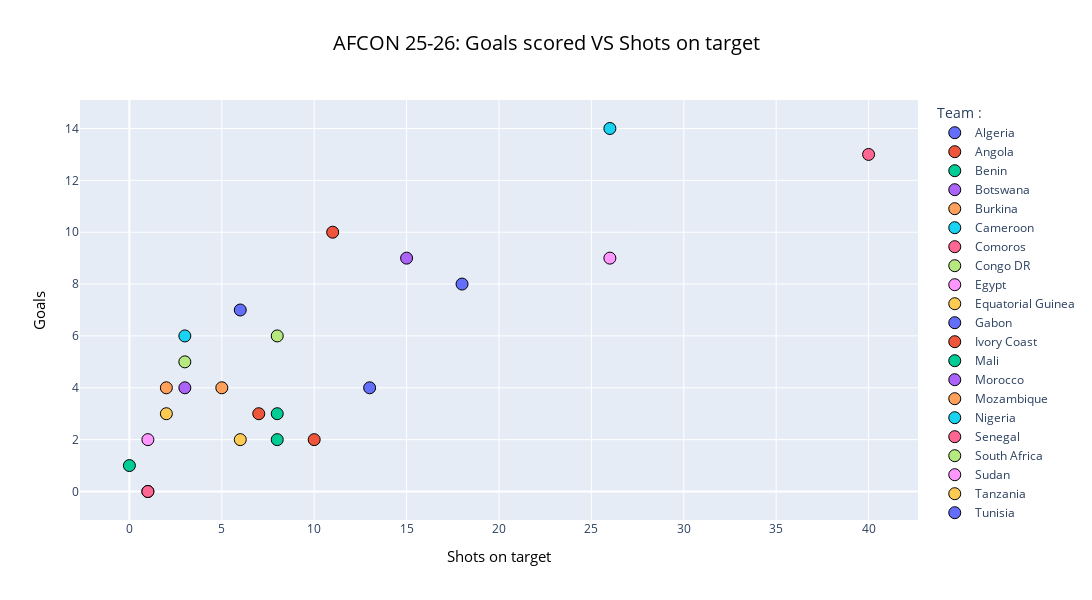

The code cell stored with this chart in its notebook:
### Code cell
# goals VS shots on target 
shots_on_target=team_stat.groupby("Team")["Shots on target"].sum()
fig=px.scatter(x=shots_on_target,y=goals,title="AFCON 25-26: Goals scored VS Shots on target ",color=goals.index, labels={"x": "Shots on target","y":"Goals","color":"Team"})
fig.update_layout(width=1200,height=600,legend_title_text="Team :",title_x=0.5,title_font=dict(size=20,color="black"),xaxis_title_font=dict(size=15,color="black"),yaxis_title_font=dict(size=15,color="black"))
fig.update_traces(marker=dict(size=12,line=dict(width=1,color="black")))
fig.show()

### Figure 1 — Plotly figure (JSON) as saved in the notebook; plotly's stock layout.template omitted (floating-point values rounded to 4 significant figures)
{"data": [{"hovertemplate": "Team=Algeria<br>Shots on target=%{x}<br>Goals=%{y}<extra></extra>", "legendgroup": "Algeria", "marker": {"color": "#636efa", "line": {"color": "black", "width": 1}, "size": 12, "symbol": "circle"}, "mode": "markers", "name": "Algeria", "orientation": "v", "showlegend": true, "type": "scatter", "x": [18], "xaxis": "x", "y": [8], "yaxis": "y"}, {"hovertemplate": "Team=Angola<br>Shots on target=%{x}<br>Goals=%{y}<extra></extra>", "legendgroup": "Angola", "marker": {"color": "#EF553B", "line": {"color": "black", "width": 1}, "size": 12, "symbol": "circle"}, "mode": "markers", "name": "Angola", "orientation": "v", "showlegend": true, "type": "scatter", "x": [10], "xaxis": "x", "y": [2], "yaxis": "y"}, {"hovertemplate": "Team=Benin<br>Shots on target=%{x}<br>Goals=%{y}<extra></extra>", "legendgroup": "Benin", "marker": {"color": "#00cc96", "line": {"color": "black", "width": 1}, "size": 12, "symbol": "circle"}, "mode": "markers", "name": "Benin", "orientation": "v", "showlegend": true, "type": "scatter", "x": [8], "xaxis": "x", "y": [2], "yaxis": "y"}, {"hovertemplate": "Team=Botswana<br>Shots on target=%{x}<br>Goals=%{y}<extra></extra>", "legendgroup": "Botswana", "marker": {"color": "#ab63fa", "line": {"color": "black", "width": 1}, "size": 12, "symbol": "circle"}, "mode": "markers", "name": "Botswana", "orientation": "v", "showlegend": true, "type": "scatter", "x": [1], "xaxis": "x", "y": [0], "yaxis": "y"}, {"hovertemplate": "Team=Burkina<br>Shots on target=%{x}<br>Goals=%{y}<extra></extra>", "legendgroup": "Burkina", "marker": {"color": "#FFA15A", "line": {"color": "black", "width": 1}, "size": 12, "symbol": "circle"}, "mode": "markers", "name": "Burkina", "orientation": "v", "showlegend": true, "type": "scatter", "x": [5], "xaxis": "x", "y": [4], "yaxis": "y"}, {"hovertemplate": "Team=Cameroon<br>Shots on target=%{x}<br>Goals=%{y}<extra></extra>", "legendgroup": "Cameroon", "marker": {"color": "#19d3f3", "line": {"color": "black", "width": 1}, "size": 12, "symbol": "circle"}, "mode": "markers", "name": "Cameroon", "orientation": "v", "showlegend": true, "type": "scatter", "x": [3], "xaxis": "x", "y": [6], "yaxis": "y"}, {"hovertemplate": "Team=Comoros<br>Shots on target=%{x}<br>Goals=%{y}<extra></extra>", "legendgroup": "Comoros", "marker": {"color": "#FF6692", "line": {"color": "black", "width": 1}, "size": 12, "symbol": "circle"}, "mode": "markers", "name": "Comoros", "orientation": "v", "showlegend": true, "type": "scatter", "x": [1], "xaxis": "x", "y": [0], "yaxis": "y"}, {"hovertemplate": "Team=Congo DR<br>Shots on target=%{x}<br>Goals=%{y}<extra></extra>", "legendgroup": "Congo DR", "marker": {"color": "#B6E880", "line": {"color": "black", "width": 1}, "size": 12, "symbol": "circle"}, "mode": "markers", "name": "Congo DR", "orientation": "v", "showlegend": true, "type": "scatter", "x": [3], "xaxis": "x", "y": [5], "yaxis": "y"}, {"hovertemplate": "Team=Egypt<br>Shots on target=%{x}<br>Goals=%{y}<extra></extra>", "legendgroup": "Egypt", "marker": {"color": "#FF97FF", "line": {"color": "black", "width": 1}, "size": 12, "symbol": "circle"}, "mode": "markers", "name": "Egypt", "orientation": "v", "showlegend": true, "type": "scatter", "x": [26], "xaxis": "x", "y": [9], "yaxis": "y"}, {"hovertemplate": "Team=Equatorial Guinea<br>Shots on target=%{x}<br>Goals=%{y}<extra></extra>", "legendgroup": "Equatorial Guinea", "marker": {"color": "#FECB52", "line": {"color": "black", "width": 1}, "size": 12, "symbol": "circle"}, "mode": "markers", "name": "Equatorial Guinea", "orientation": "v", "showlegend": true, "type": "scatter", "x": [6], "xaxis": "x", "y": [2], "yaxis": "y"}, {"hovertemplate": "Team=Gabon<br>Shots on target=%{x}<br>Goals=%{y}<extra></extra>", "legendgroup": "Gabon", "marker": {"color": "#636efa", "line": {"color": "black", "width": 1}, "size": 12, "symbol": "circle"}, "mode": "markers", "name": "Gabon", "orientation": "v", "showlegend": true, "type": "scatter", "x": [13], "xaxis": "x", "y": [4], "yaxis": "y"}, {"hovertemplate": "Team=Ivory Coast<br>Shots on target=%{x}<br>Goals=%{y}<extra></extra>", "legendgroup": "Ivory Coast", "marker": {"color": "#EF553B", "line": {"color": "black", "width": 1}, "size": 12, "symbol": "circle"}, "mode": "markers", "name": "Ivory Coast", "orientation": "v", "showlegend": true, "type": "scatter", "x": [11], "xaxis": "x", "y": [10], "yaxis": "y"}, {"hovertemplate": "Team=Mali<br>Shots on target=%{x}<br>Goals=%{y}<extra></extra>", "legendgroup": "Mali", "marker": {"color": "#00cc96", "line": {"color": "black", "width": 1}, "size": 12, "symbol": "circle"}, "mode": "markers", "name": "Mali", "orientation": "v", "showlegend": true, "type": "scatter", "x": [8], "xaxis": "x", "y": [3], "yaxis": "y"}, {"hovertemplate": "Team=Morocco<br>Shots on target=%{x}<br>Goals=%{y}<extra></extra>", "legendgroup": "Morocco", "marker": {"color": "#ab63fa", "line": {"color": "black", "width": 1}, "size": 12, "symbol": "circle"}, "mode": "markers", "name": "Morocco", "orientation": "v", "showlegend": true, "type": "scatter", "x": [15], "xaxis": "x", "y": [9], "yaxis": "y"}, {"hovertemplate": "Team=Mozambique<br>Shots on target=%{x}<br>Goals=%{y}<extra></extra>", "legendgroup": "Mozambique", "marker": {"color": "#FFA15A", "line": {"color": "black", "width": 1}, "size": 12, "symbol": "circle"}, "mode": "markers", "name": "Mozambique", "orientation": "v", "showlegend": true, "type": "scatter", "x": [2], "xaxis": "x", "y": [4], "yaxis": "y"}, {"hovertemplate": "Team=Nigeria<br>Shots on target=%{x}<br>Goals=%{y}<extra></extra>", "legendgroup": "Nigeria", "marker": {"color": "#19d3f3", "line": {"color": "black", "width": 1}, "size": 12, "symbol": "circle"}, "mode": "markers", "name": "Nigeria", "orientation": "v", "showlegend": true, "type": "scatter", "x": [26], "xaxis": "x", "y": [14], "yaxis": "y"}, {"hovertemplate": "Team=Senegal<br>Shots on target=%{x}<br>Goals=%{y}<extra></extra>", "legendgroup": "Senegal", "marker": {"color": "#FF6692", "line": {"color": "black", "width": 1}, "size": 12, "symbol": "circle"}, "mode": "markers", "name": "Senegal", "orientation": "v", "showlegend": true, "type": "scatter", "x": [40], "xaxis": "x", "y": [13], "yaxis": "y"}, {"hovertemplate": "Team=South Africa<br>Shots on target=%{x}<br>Goals=%{y}<extra></extra>", "legendgroup": "South Africa", "marker": {"color": "#B6E880", "line": {"color": "black", "width": 1}, "size": 12, "symbol": "circle"}, "mode": "markers", "name": "South Africa", "orientation": "v", "showlegend": true, "type": "scatter", "x": [8], "xaxis": "x", "y": [6], "yaxis": "y"}, {"hovertemplate": "Team=Sudan<br>Shots on target=%{x}<br>Goals=%{y}<extra></extra>", "legendgroup": "Sudan", "marker": {"color": "#FF97FF", "line": {"color": "black", "width": 1}, "size": 12, "symbol": "circle"}, "mode": "markers", "name": "Sudan", "orientation": "v", "showlegend": true, "type": "scatter", "x": [1], "xaxis": "x", "y": [2], "yaxis": "y"}, {"hovertemplate": "Team=Tanzania<br>Shots on target=%{x}<br>Goals=%{y}<extra></extra>", "legendgroup": "Tanzania", "marker": {"color": "#FECB52", "line": {"color": "black", "width": 1}, "size": 12, "symbol": "circle"}, "mode": "markers", "name": "Tanzania", "orientation": "v", "showlegend": true, "type": "scatter", "x": [2], "xaxis": "x", "y": [3], "yaxis": "y"}, {"hovertemplate": "Team=Tunisia<br>Shots on target=%{x}<br>Goals=%{y}<extra></extra>", "legendgroup": "Tunisia", "marker": {"color": "#636efa", "line": {"color": "black", "width": 1}, "size": 12, "symbol": "circle"}, "mode": "markers", "name": "Tunisia", "orientation": "v", "showlegend": true, "type": "scatter", "x": [6], "xaxis": "x", "y": [7], "yaxis": "y"}, {"hovertemplate": "Team=Uganda<br>Shots on target=%{x}<br>Goals=%{y}<extra></extra>", "legendgroup": "Uganda", "marker": {"color": "#EF553B", "line": {"color": "black", "width": 1}, "size": 12, "symbol": "circle"}, "mode": "markers", "name": "Uganda", "orientation": "v", "showlegend": true, "type": "scatter", "x": [7], "xaxis": "x", "y": [3], "yaxis": "y"}, {"hovertemplate": "Team=Zambia<br>Shots on target=%{x}<br>Goals=%{y}<extra></extra>", "legendgroup": "Zambia", "marker": {"color": "#00cc96", "line": {"color": "black", "width": 1}, "size": 12, "symbol": "circle"}, "mode": "markers", "name": "Zambia", "orientation": "v", "showlegend": true, "type": "scatter", "x": [0], "xaxis": "x", "y": [1], "yaxis": "y"}, {"hovertemplate": "Team=Zimbabwe<br>Shots on target=%{x}<br>Goals=%{y}<extra></extra>", "legendgroup": "Zimbabwe", "marker": {"color": "#ab63fa", "line": {"color": "black", "width": 1}, "size": 12, "symbol": "circle"}, "mode": "markers", "name": "Zimbabwe", "orientation": "v", "showlegend": true, "type": "scatter", "x": [3], "xaxis": "x", "y": [4], "yaxis": "y"}], "layout": {"height": 600, "legend": {"title": {"text": "Team :"}, "tracegroupgap": 0}, "title": {"font": {"color": "black", "size": 20}, "text": "AFCON 25-26: Goals scored VS Shots on target ", "x": 0.5}, "width": 1200, "xaxis": {"anchor": "y", "domain": [0, 1], "title": {"font": {"color": "black", "size": 15}, "text": "Shots on target"}}, "yaxis": {"anchor": "x", "domain": [0, 1], "title": {"font": {"color": "black", "size": 15}, "text": "Goals"}}}}
